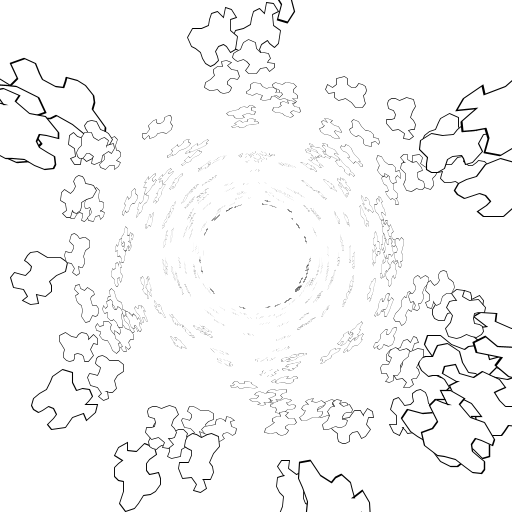
Frame 1 (no input)
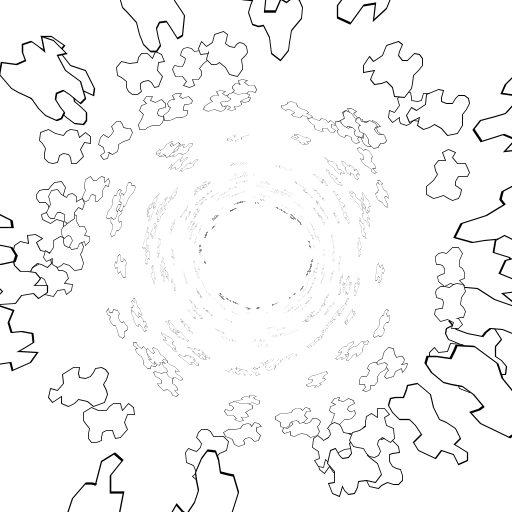
Frame 2 (the mouse pressed at the canvas centre, redrawn once)

The Processing sketch that drew these frames (run headless with seeded random() and noise(); the mouse was pressed at the canvas centre and the sketch redrawn once):

// Processing sketch: creature_tunnel
// ── creature_tunnel.pde
void setup() {
  size(512,512);
}

final float BASE_ANIMAL_SCALE = 100.0;
final float TUNNEL_RADIUS = 50;
// TODO: This is just a blobby shape. Make actual images...
final float[][] FROG = 
{{0.41601562,0.62109375},
{0.328125,0.6894531},
{0.27148438,0.6308594},
{0.27539062,0.53125},
{0.35351562,0.5527344},
{0.40820312,0.46289062},
{0.37695312,0.36328125},
{0.47460938,0.2734375},
{0.5410156,0.27539062},
{0.5546875,0.34960938},
{0.5683594,0.390625},
{0.6425781,0.40429688},
{0.6953125,0.38476562},
{0.7128906,0.33203125},
{0.7246094,0.29296875},
{0.7910156,0.27929688},
{0.84375,0.29296875},
{0.8847656,0.34960938},
{0.8808594,0.41015625},
{0.8613281,0.4765625},
{0.90234375,0.546875},
{0.9277344,0.58984375},
{0.91015625,0.6894531},
{0.8046875,0.73046875},
{0.71484375,0.671875},
{0.6171875,0.65234375},
{0.5800781,0.6953125},
{0.51953125,0.73046875},
{0.4375,0.70703125},
{0.42382812,0.66015625},
{0.41601562,0.6191406}};

void drawAnimal(float[][] pts) {
  beginShape();
  for(int i = 0; i < pts.length; i++) {
    vertex(BASE_ANIMAL_SCALE*pts[i][0] - BASE_ANIMAL_SCALE/2,
           BASE_ANIMAL_SCALE*pts[i][1] - BASE_ANIMAL_SCALE/2); 
  }
  endShape(CLOSE); 
}

void transformToTunnelPoint() {
   float theta, zz, r, dx, dy, tx, ty, tunneldist;
   do {
     theta = random(TWO_PI);
     // Bastardization of perspective transform.
     zz = random(5) + 1.0;
     r = height/2 + TUNNEL_RADIUS;
     dx = r * cos(theta) / zz;
     dy = r * sin(theta) / zz;
     tx = width/2 + dx;
     ty = height/2 + dy;
     tunneldist = sqrt(dx*dx + dy*dy);
     // Rejection sampling.
   } while (tunneldist < TUNNEL_RADIUS);
   
   translate(tx, ty);
   
   float persp = (tunneldist - TUNNEL_RADIUS + 25) / (height/2);
   // Persepective attentuation.
   float angle = atan2(dy, dx);
   rotate(angle);
   scale(persp*persp*persp*2, persp);
   rotate(-angle);
   
   // Random rotation.
   rotate(random(2*PI));
}

void draw() {
  background(0xffffff);
  for (int i = 0; i < 300; i++) {
    pushMatrix();
     transformToTunnelPoint();
     drawAnimal(FROG);
    popMatrix(); 
  }
  noLoop();
}
